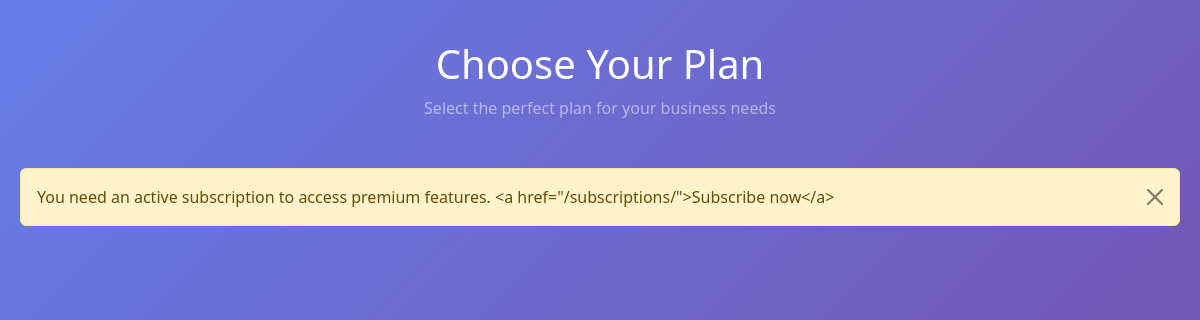
Page /company/subscriptions/ (signed in) on the earlier database version.
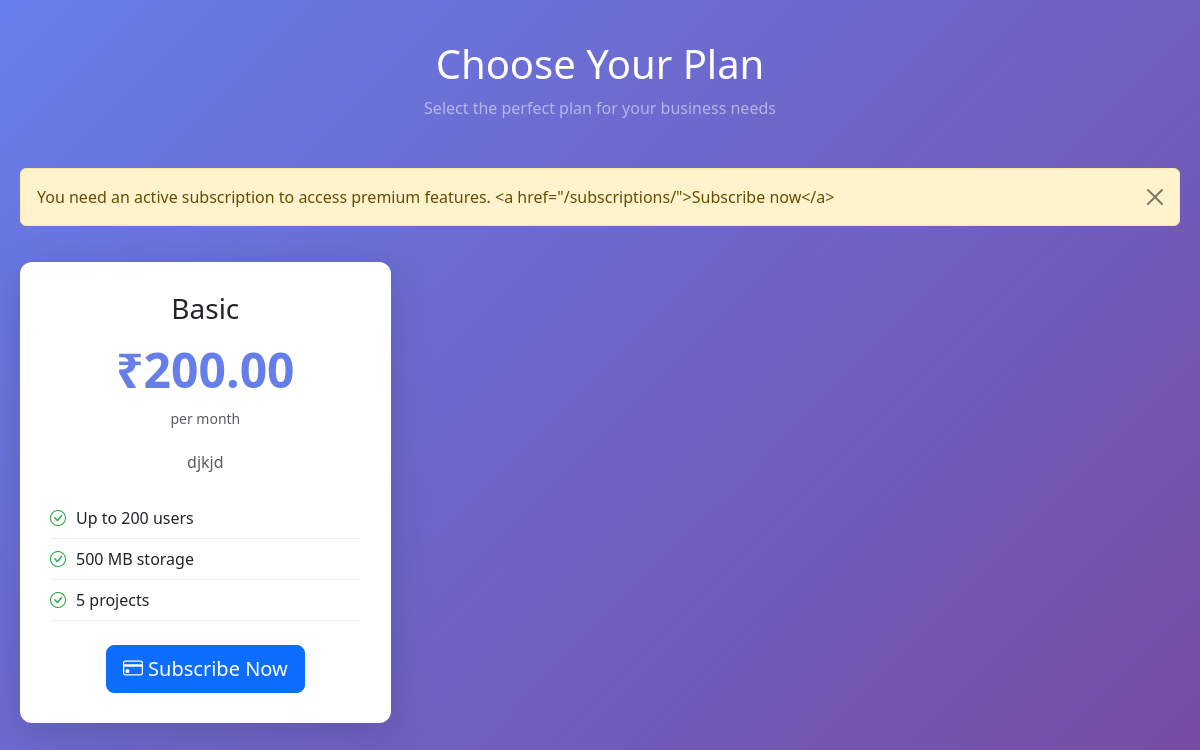
Same page on the later database version.
### saas/models/plan.py (models this page shows, shortened)
class Plan(models.Model):
    name = models.CharField(max_length=100, unique=True)
    description = models.TextField(blank=True)
    price_monthly = models.DecimalField(max_digits=10, decimal_places=2)
    price_yearly = models.DecimalField(max_digits=10, decimal_places=2)
    max_users = models.IntegerField()
    max_storage_mb = models.IntegerField()
    max_projects = models.IntegerField()
    status = models.BooleanField(default=True)
    created_at = models.DateTimeField(auto_now_add=True)
    updated_at = models.DateTimeField(auto_now=True)
    class Meta:
        db_table = 'plans'
        ordering = ['price_monthly']

### saas/views/company_auth_views.py (the view)
# urls.py: path('subscriptions/', subscription_plans_view, name='subscription_plans'),
@login_required
def subscription_plans_view(request):
    plans = Plan.objects.filter(status=True).prefetch_related('plan_features__feature')  # Only active plans with features
    return render(request, 'company/subscription_plans.html', {'plans': plans})

### saas/auth_backend.py (called while the page is built)
    def get_user(self, user_id):
        try:
            return User.objects.get(pk=user_id)
        except User.DoesNotExist:
            return None

### saas/context_processors.py (called while the page is built)
def users_and_roles(request):
    users = CustomUser.objects.select_related('role').all()
    roles = Role.objects.prefetch_related('users').all()
    payments = PaymentTransaction.objects.select_related('tenant').all()[:5]
    return {
        'users': users,
        'roles': roles,
        'payments': payments,
    }

### saas/templates/company/subscription_plans.html (shortened to what this page needs)
<!DOCTYPE html>
<html lang="en">
<head>
    <link href="https://cdn.jsdelivr.net/npm/bootstrap@5.3.2/dist/css/bootstrap.min.css" rel="stylesheet">
    <link rel="stylesheet" href="https://cdn.jsdelivr.net/npm/bootstrap-icons@1.11.1/font/bootstrap-icons.css">
</head>
<body>
    <div class="container plans-container">
        <div class="text-center mb-5">
            <h1 class="text-white">Choose Your Plan</h1>
            <p class="text-white-50">Select the perfect plan for your business needs</p>
        </div>
        {% if messages %}
        {% for message in messages %}
        <div class="alert alert-{{ message.tags }} alert-dismissible fade show" role="alert">
            {{ message }}
            <button type="button" class="btn-close" data-bs-dismiss="alert"></button>
        </div>
        {% endfor %}
        {% endif %}
        <div class="row">
            {% for plan in plans %}
            <div class="col-md-4">
                <div class="plan-card">
                    <div class="plan-header">
                        <h3>{{ plan.name }}</h3>
                        <div class="plan-price">₹{{ plan.price_monthly }}</div>
                        <small class="text-muted">per month</small>
                    </div>
                    <p class="text-center text-muted mb-4">{{ plan.description }}</p>
                    <ul class="plan-features">
                        <li><i class="bi bi-check-circle"></i>Up to {{ plan.max_users }} users</li>
                        <li><i class="bi bi-check-circle"></i>{{ plan.max_storage_mb }} MB storage</li>
                        <li><i class="bi bi-check-circle"></i>{{ plan.max_projects }} projects</li>
                    </ul>
                    <div class="text-center mt-4">
                        <button onclick="selectPlan({{ plan.id }}, '{{ plan.name }}', {{ plan.price_monthly }})" class="btn btn-primary btn-lg">
                            <i class="bi bi-credit-card"></i> Subscribe Now
                        </button>
                    </div>
                </div>
            </div>
            {% endfor %}
        </div>
    </div>
</body>
</html>

Differences in the rows shown:
added Plan: name "Basic", price_monthly "200.00", description "djkjd", max_users "200", max_storage_mb "500", max_projects "5"
